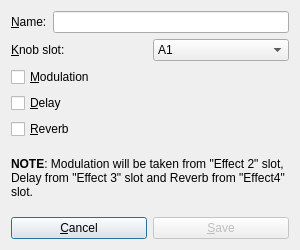
<?xml version="1.0" encoding="UTF-8"?>
<ui version="4.0">
 <class>Save_effects</class>
 <widget class="QDialog" name="Save_effects">
  <property name="geometry">
   <rect>
    <x>0</x>
    <y>0</y>
    <width>300</width>
    <height>250</height>
   </rect>
  </property>
  <property name="windowTitle">
   <string>Save Effects</string>
  </property>
  <layout class="QVBoxLayout" name="verticalLayout_2">
   <item>
    <layout class="QHBoxLayout" name="horizontalLayout_2">
     <item>
      <widget class="QLabel" name="label">
       <property name="text">
        <string>&amp;Name:</string>
       </property>
       <property name="buddy">
        <cstring>lineEdit</cstring>
       </property>
      </widget>
     </item>
     <item>
      <widget class="QLineEdit" name="lineEdit">
       <property name="maxLength">
        <number>23</number>
       </property>
      </widget>
     </item>
    </layout>
   </item>
   <item>
    <layout class="QHBoxLayout" name="horizontalLayout_3">
     <item>
      <widget class="QLabel" name="label_2">
       <property name="text">
        <string>&amp;Knob slot: </string>
       </property>
       <property name="buddy">
        <cstring>comboBox</cstring>
       </property>
      </widget>
     </item>
     <item>
      <widget class="QComboBox" name="comboBox">
       <property name="maxVisibleItems">
        <number>12</number>
       </property>
       <item>
        <property name="text">
         <string>A1</string>
        </property>
       </item>
       <item>
        <property name="text">
         <string>A2</string>
        </property>
       </item>
       <item>
        <property name="text">
         <string>A3</string>
        </property>
       </item>
       <item>
        <property name="text">
         <string>B1</string>
        </property>
       </item>
       <item>
        <property name="text">
         <string>B2</string>
        </property>
       </item>
       <item>
        <property name="text">
         <string>B3</string>
        </property>
       </item>
       <item>
        <property name="text">
         <string>C1</string>
        </property>
       </item>
       <item>
        <property name="text">
         <string>C2</string>
        </property>
       </item>
       <item>
        <property name="text">
         <string>C3</string>
        </property>
       </item>
       <item>
        <property name="text">
         <string>D1</string>
        </property>
       </item>
       <item>
        <property name="text">
         <string>D2</string>
        </property>
       </item>
       <item>
        <property name="text">
         <string>D3</string>
        </property>
       </item>
      </widget>
     </item>
    </layout>
   </item>
   <item>
    <layout class="QVBoxLayout" name="verticalLayout">
     <item>
      <widget class="QCheckBox" name="checkBox">
       <property name="text">
        <string>&amp;Modulation</string>
       </property>
      </widget>
     </item>
     <item>
      <widget class="QCheckBox" name="checkBox_2">
       <property name="text">
        <string>&amp;Delay</string>
       </property>
      </widget>
     </item>
     <item>
      <widget class="QCheckBox" name="checkBox_3">
       <property name="text">
        <string>&amp;Reverb</string>
       </property>
      </widget>
     </item>
    </layout>
   </item>
   <item>
    <widget class="QLabel" name="label_3">
     <property name="text">
      <string>&lt;b&gt;NOTE&lt;/b&gt;: Modulation will be taken from &quot;Effect 2&quot; slot, Delay from &quot;Effect 3&quot; slot and Reverb from &quot;Effect4&quot; slot.</string>
     </property>
     <property name="wordWrap">
      <bool>true</bool>
     </property>
    </widget>
   </item>
   <item>
    <layout class="QHBoxLayout" name="horizontalLayout_4">
     <item>
      <widget class="QPushButton" name="pushButton_2">
       <property name="text">
        <string>&amp;Cancel</string>
       </property>
       <property name="shortcut">
        <string>Esc</string>
       </property>
      </widget>
     </item>
     <item>
      <widget class="QPushButton" name="pushButton">
       <property name="enabled">
        <bool>false</bool>
       </property>
       <property name="text">
        <string>&amp;Save</string>
       </property>
       <property name="shortcut">
        <string>Return</string>
       </property>
      </widget>
     </item>
    </layout>
   </item>
  </layout>
 </widget>
 <resources/>
 <connections/>
</ui>
